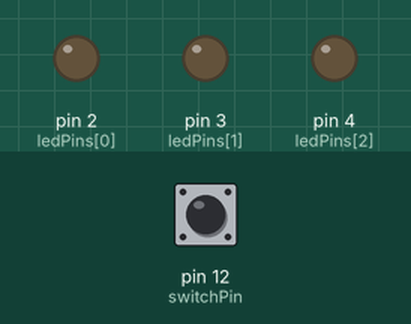
Simulated run of this sketch. Board: Arduino Uno, built with avr-gcc and run on an emulated ATmega328P. On the bench: output pins drawn as LEDs (lit = HIGH). Dashed ring = blinking. The inputs (shaded band) are chosen by the test bench; at power-on: pin 12 (switchPin) LOW.

Above: at 1.2 s.
1.3 s: pin 12 (switchPin) pulled HIGH for 0.15 s
At 1.7 s:
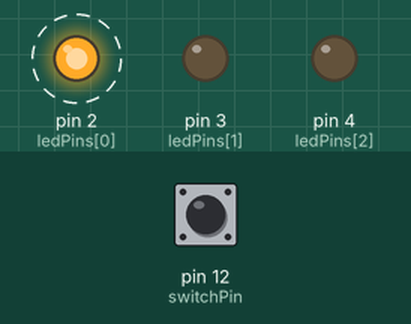
4.3 s: pin 12 (switchPin) pulled HIGH for 1 s
At 5.1 s:
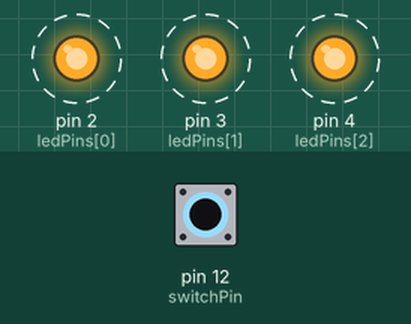
7.3 s: pin 12 (switchPin) pulled HIGH for 0.15 s
At 7.8 s:
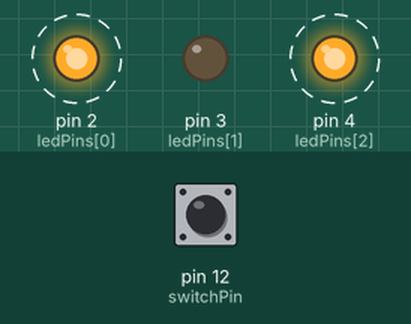
10.4 s: pin 12 (switchPin) pulled HIGH for 3.2 s
Timing chart, 0 to 14.0 s (numbered marks = the images above; inputs shaded):
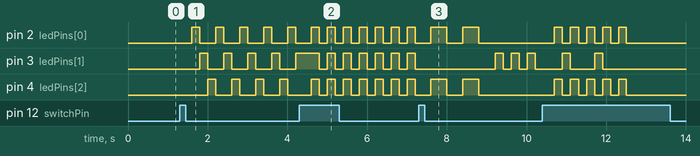

Measured:
- after the input at 1.3 s, pin 2 (ledPins[0]): alternates HIGH for 0.20 s and LOW for 0.40 s, starting after 0.30 s; pin 3 (ledPins[1]): alternates HIGH for 0.20 s and LOW for 0.40 s, starting after 0.50 s; pin 4 (ledPins[2]): alternates HIGH for 0.20 s and LOW for 0.40 s, starting after 0.70 s
- after the input at 4.3 s, pin 2 (ledPins[0]): alternates HIGH for 0.20 s and LOW for 0.20 s, starting after 0.70 s; pin 3 (ledPins[1]): alternates HIGH for 0.20 s and LOW for 0.20 s, starting after 0.50 s; pin 4 (ledPins[2]): alternates HIGH for 0.20 s and LOW for 0.20 s, starting after 0.30 s
- after the input at 7.3 s, pin 2 (ledPins[0]), pin 4 (ledPins[2]): alternates HIGH for 0.40 s and LOW for 0.40 s, 4 changes in all, then stays LOW, starting after 0.30 s

The sketch:

MZ_BikeLight.ino
```cpp
/* The Rear Bike Light Simulator

  Written on 25.12.2020 by Maciej Zrobek

  This project was inspired by the rear LED light in my bicycle
  It has several light sequences which are cycled through
  Each sequence consists of several LED patterns which are displayed for a fixed duration
  Initially all LEDs are off - press the switch to start the first sequence
  Short press of the switch moves to the next sequence
  Long press of the switch turns all LEDs off and resets the cycle

*/

const byte numLeds              = 3;          // Number of LEDs should be odd
const byte numSeqs              = 5;          // Number of light sequences
const byte maxPatterns          = 15;         // Maximum number of patterns in a sequence
const byte EOS                  = 0XFF;       // The marker of the end of sequence
const byte ledPins[numLeds]     = {2, 3, 4};  // Pins to which the LEDs are connected via resistors
const byte switchPin            = 12;         // Pin to which the tact switch is connected
const int  patternDelay         = 200;        // Delay between patterns in ms

// The table of light sequences
// A pattern in a sequence is coded with bits which correspond to LEDs being turned on or off
// (e.g. 0B101 means turn the LEDs 1 and 3 on)
// A sequence ends with the EOS marker
// The patterns in a sequence are processed every patternDelay millliseconds
const byte seqs[numSeqs][maxPatterns] = {
    {0B100, 0B010, 0B001, EOS},         // Moving light
    {0B111, 0B000, EOS},                // All blinking
    {0B101, 0B101, 0B000, 0B000, 0B101, 0B101, 0B000, 0B000, 0B010, 0B000, 0B010, 0B000, 0B010, 0B000, EOS}, // Fancy blink 1
    {0B101, 0B010, 0B101, 0B000, EOS},  // Fancy blink 2
    {0B111, EOS}                        // All on
};

byte currSeq  = 0;
byte currPattern = 0;

void displayPattern(byte pattern)
{
  byte mask = 1 << (numLeds - 1);
  for (byte i = 0; i < numLeds; i++)
  {
    if (pattern & mask)
      digitalWrite(ledPins[i], HIGH);
    else
      digitalWrite(ledPins[i], LOW);
    mask = mask >> 1;
  }

}

void reset()
{
  displayPattern(0); // Turn all LEDs off
  currSeq = 0;
  currPattern = 0;
}

void setup() {
  for (byte i = 0; i < numLeds; i++)
    pinMode(ledPins[i], OUTPUT);
  reset();
  pinMode(switchPin, INPUT);
  Serial.begin(9600);
}

void loop() {

  static bool active = false;                   // true when the device is on
  static byte prevSwitchState = LOW;
  static unsigned long switchPressTime = 0UL;   // The point in time when the switch was last pressed
  static unsigned long loopTime = 0UL;          // The point in time when the LED state was last updated

  int switchState = digitalRead(switchPin);
//  Serial.print("Switch state=");
//  Serial.println(switchState ? "HIGH" : "LOW");

  if (switchState == HIGH && prevSwitchState == LOW)
  {

    // This delay prevents immediate moving to the next seq
    delay(100);
    if (!active)
      active = true; // Turn the device on
    else
    {
      // Move on to the next sequence
      // Wrap around if it was the last sequence
      //Serial.println("*** BREAKPOINT 2 ***");
      if (++currSeq == numSeqs)
        currSeq = 0;
      currPattern  = 0;
    }

    switchPressTime = loopTime = millis();
  }
  else if (switchState == HIGH && prevSwitchState == HIGH)
  {
    unsigned long switchPressDuration = millis() - switchPressTime; // Check for how long the switch has been depressed
    if (switchPressDuration > 2000)
    {
      // Depressed for long enough to turn the device off
      reset();
      active = false;
    }
  }

  prevSwitchState = switchState;

  if (!active)
    return; // Just keep all LEDs dark

  byte pattern = seqs[currSeq][currPattern];
  unsigned long now = millis();
  // We can't use the delay() function because we want to be able to
  // React to the switch at any moment
  if (now - loopTime > patternDelay)
  {
    // Time to update the pattern
    displayPattern(pattern);
    // Move on to the next pattern
    pattern = seqs[currSeq][++currPattern];
    if (pattern == EOS)
      currPattern = 0; // Last pattern in the sequence - wrap around
    loopTime = now;
  }
}
```
